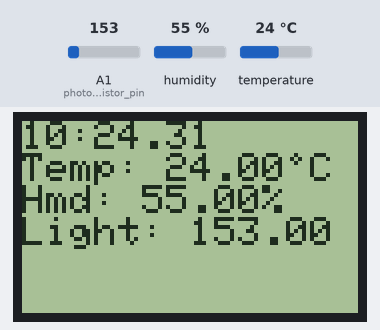
Recording of a sketch running on a simulated Arduino Mega 2560, built with avr-gcc and run on an emulated ATmega2560. Shown: 84×48 one-colour display. The test bench sets the inputs (shaded band); at power-on: temperature 24 °C, A1 (photoresistor_pin) = 153, humidity 55 %. The local clock reads 2024-03-15 10:24:30 at power-on unless the sketch sets it; storage starts empty; what the sketch prints to the serial monitor is not drawn.

Above: at 1.6 s.
1.7 s: temperature set to 12 °C
At 2.7 s:
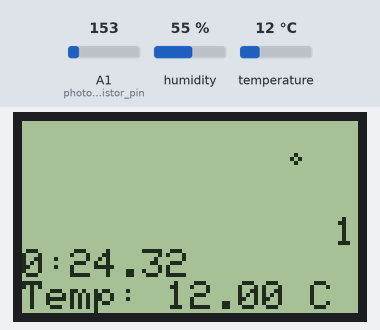
At 3.4 s:
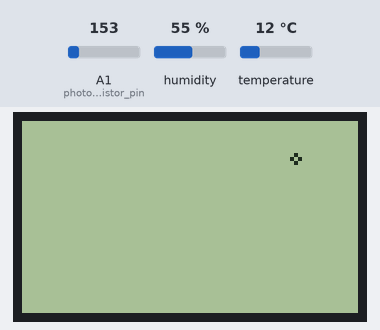
Timing chart, 0 to 4.9 s (numbered marks = the images above; inputs shaded):
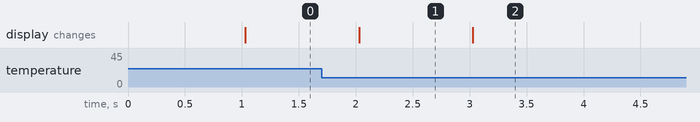

The sketch:

sensor011c.ino
```cpp
#include <dht.h>
dht DHT;  // redefines dht to DHT, not really necessary

#include <Wire.h>
#include <Adafruit_MLX90614.h>
Adafruit_MLX90614 mlx = Adafruit_MLX90614();

#include "RTClib.h"  //RTC module, for time keeping
RTC_DS1307 rtc;

#include <SD.h>         //SD Card Library
#include <SPI.h>

const int CS_pin = 53;     // pin 53 is for SD data logging **ON THE MEGA**
/*Pololu SD card reader
DI - 51
DO - 10
SCLK - 52
CS - 53 */

const int DHT22_PIN = 28;   // we chose pin 28 to be the input pin of the analog signal

#include <Adafruit_GFX.h> //Graphics Library
#include <Adafruit_PCD8544.h> //OLED Library

// Software SPI (slower updates, more flexible pin options):
// pin 7 - Serial clock out (SCLK)
// pin 6 - Serial data out (DIN)
// pin 5 - Data/Command select (D/C)
// pin 4 - LCD chip select (CS)
// pin 3 - LCD reset (RST)
Adafruit_PCD8544 display = Adafruit_PCD8544(7, 6, 5, 4, 3);

// analog input pins
#define TMP36_pin A0
#define photoresistor_pin A1

const float refresh_rate = 60e3;   // main refresh rate on the 'void loop()'

String hr;
String mn;

long previousMillis = 0;
long previousMillis2 = 0;
const long interval = 1000;      // main refresh rate on the 'void loop()'
const long saveInterval = 30000;   // SD card logging period in ms

/////////////////////////////////////////
//----------- VOID SETUP --------------//
/////////////////////////////////////////
void setup()
{
  Serial.begin(9600);
  Wire.begin();
  mlx.begin();
  rtc.begin();
  display.begin();
  display.setTextSize(0);
  display.setTextColor(BLACK);
  display.setCursor(0, 0);
  display.setContrast(50);
  display.setRotation(2);
  display.clearDisplay();

  if (! rtc.isrunning()) {       // this is just to check if RTC is running
    Serial.println("RTC is NOT running!");
  }

  //Initialize Card
  if (!SD.begin(CS_pin)) {   //check if SD card works
    Serial.println("SD Card Failure");
    return;
  }

  Serial.println("SD Card Ready");

  // printing header in Serial com
  Serial.print("--- Program begin ---  \t   program last updated 2015/4/30");
  Serial.print("\t refresh rate=");   Serial.print(refresh_rate / 1000.0);  Serial.println(" s");
  DateTime now = rtc.now();
  String date = String(now.year()) + "/" + String(now.month()) + "/" + String(now.day());
  Serial.print("Today's date: "); Serial.println(date);
  Serial.println();
  String header = "Year, Month, Day, Hour, Min, Sec, DHT.hum, DHT.temp, lightvalue, timer(min)";
  Serial.print(header);
  Serial.println();


}/************END SETUP************/

/////////////////////////////////////////
//----------- VOID LOOP ---------------//
/////////////////////////////////////////
void loop() {
  unsigned long currentMillis = millis();
  //--- DHT sensor ---//
  if (currentMillis - previousMillis > interval) {

    previousMillis = currentMillis;
    int chk = DHT.read22(DHT22_PIN);  //reads a value from DHT sensor called chk

    //--- photoresistor ---//
    float lightVal = analogRead(photoresistor_pin);

    ///// Organizing data into long string ////////////////

    // next 2 lines obtains the date and time in RTC module
    DateTime now = rtc.now();    // takes snapshot of date and time values in RTC
    String timestamp = String(now.year()) + " " + String(now.month()) + " " + String(now.day()) + " " + String(now.hour()) + " " + String(now.minute()) + " " + String(now.second());
    String timer = String(millis() / 60000.0); // this is a backup in case RTC stops working

    //Display the data on the OLED mintor

    //Reset the display
    display.clearDisplay();

    //Format the hour and minute
    if (now.hour() > 12) {
      hr = String(now.hour() - 12);
    } else {
      hr = String(now.hour());
    };
    if (now.minute() > 10) {
      mn = String(now.minute());
    } else {
      mn = "0" + String(now.minute());
    };
    String currentTime = hr + ":" + mn + "."  + String(now.second());
    display.print(currentTime);
    display.println();
    display.print("Temp: ");
    display.print(DHT.temperature);
    display.print(" C");
    display.println();
    display.print("Hmd: ");
    display.print(DHT.humidity);
    display.print("%");
    display.println();
    display.print("Light: ");
    display.print(lightVal);
    display.drawCircle(68, 9, 1, BLACK);    // degree symbol
//    display.display();

    //Create Data string for storing to SD card
    //We will use CSV Format
    String dataString = String(timestamp) + " " + String(DHT.humidity) + " " + String(DHT.temperature) + " " + String(lightVal) + " " + String(timer);
    //  + String(mlx.readAmbientTempC()) + ", " + String(mlx.readObjectTempC());

    // this loop happens every dt= saveInternal, which determines the logging frequency of the SD card
    if (currentMillis - previousMillis2 > saveInterval) {
      previousMillis2 = currentMillis;
      //Open a file in the SD card to write in

      File logFile2 = SD.open("data011c.txt", FILE_WRITE);   // make sure the file name is consistent with the one in VOID SETUP
      if (logFile2)
      {
        logFile2.println(dataString);  //prints the data string in a txt file in SD card
        logFile2.close();
      }
      else
      {
        Serial.println("Couldn't open log file in SD card, dammit >_<!");  // If SD card stops working, it will show in serial com
      }
      Serial.println("Data recorded to SD card");
    }

    Serial.println(dataString);   //prints data string in Serial com monitor
    display.display();
  }

}/************END LOOP************/
```

Measured:
- what the display in image 1 shows lasts 1.0 s, from 2.0 s to 3.0 s
